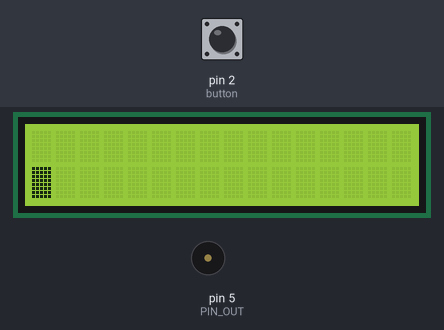
Simulated run of this sketch. Board: Arduino Uno, built with avr-gcc and run on an emulated ATmega328P. On the bench: 16×2 character LCD, buzzer (waves = sounding). The test bench sets the inputs (shaded band); at power-on: pin 2 (button) LOW. What the sketch prints to the serial monitor is not drawn.

Above: at 1.5 s.
1.6 s: pin 2 (button) pulled HIGH for 3.2 s
At 5.5 s:
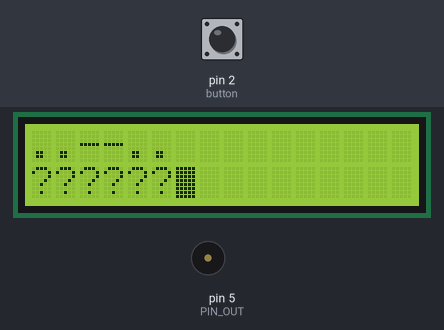
6.3 s: pin 2 (button) pulled HIGH for 0.15 s
At 7.2 s:
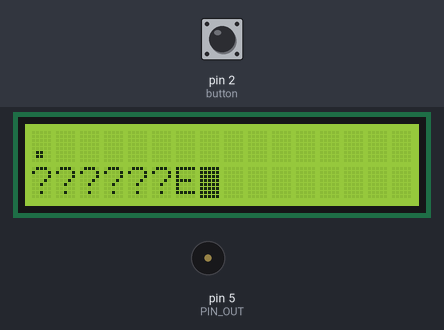
9.4 s: pin 2 (button) pulled HIGH for 1 s
At 11.2 s:
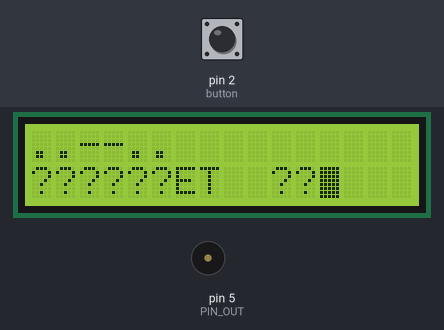
11.9 s: pin 2 (button) pulled HIGH for 0.15 s
At 13.8 s:
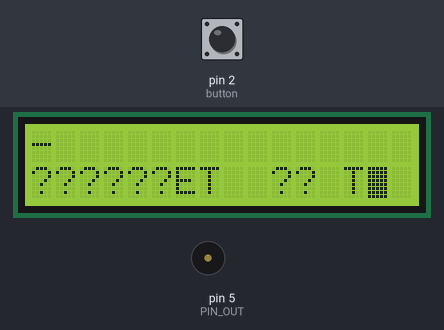
15.0 s: pin 2 (button) pulled HIGH for 0.15 s
At 16.8 s:
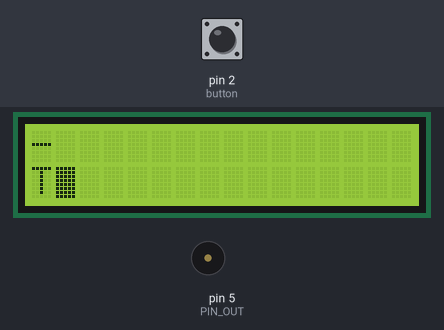
18.1 s: pin 2 (button) pulled HIGH for 3.2 s
At 22.0 s:
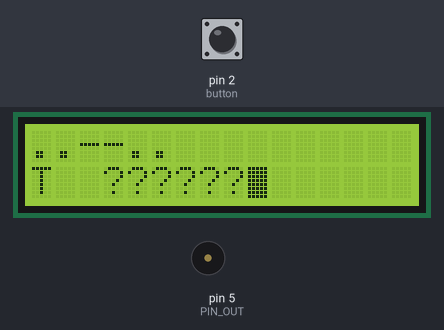
Timing chart, 0 to 23.5 s (numbered marks = the images above; inputs shaded):
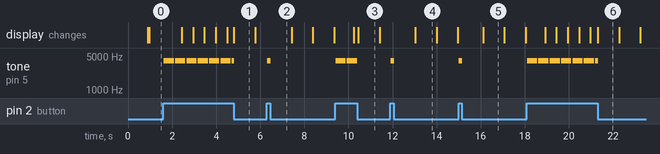

Measured:
- after the input at 1.6 s, tone on pin 5 (PIN_OUT): goes 6 × (4000 Hz 0.45 s, silent 0.06 s), 4000 Hz 0.09 s, then silent, starting at once; the display: first changes after 0.84 s (image 1 shows a later state)
- after the input at 6.3 s, tone on pin 5 (PIN_OUT): silent → 4000 Hz at once, → silent 0.15 s later
- after the input at 9.4 s, tone on pin 5 (PIN_OUT): alternates 4000 Hz for 0.45 s and silent for 0.07 s, 4 changes in all, then stays silent, starting at once; the display: first changes after 0.83 s (image 3 shows a later state)
- after the input at 11.9 s, tone on pin 5 (PIN_OUT): silent → 4000 Hz at once, → silent 0.15 s later; the display: changes after 1.1 s (image 4)
- after the input at 15.0 s, tone on pin 5 (PIN_OUT): silent → 4000 Hz at once, → silent 0.15 s later; the display: changes after 1.1 s (image 5)
- after the input at 18.1 s, tone on pin 5 (PIN_OUT): goes 6 × (4000 Hz 0.45 s, silent 0.06 s), 4000 Hz 0.12 s, then silent, starting at once; the display: first changes after 0.82 s (image 6 shows a later state)
- what the display in image 1 shows lasts 1.0 s, from 4.8 s to 5.8 s

The sketch:

Morse2Text.ino
```cpp
//Author:Igor Tryhub, 275235
#include <elapsedMillis.h>
#include <LiquidCrystal.h> //Dołączenie bilbioteki
//Define the LED Pin
#define PIN_OUT        5
//Define unit length in ms
#define UNIT_LENGTH    250

//Build a struct with the morse code mapping
static const struct {const char letter, *code;} MorseMap[] =
{
	{ 'A', ".-" },
	{ 'B', "-..." },
	{ 'C', "-.-." },
	{ 'D', "-.." },
	{ 'E', "." },
	{ 'F', "..-." },
	{ 'G', "--." },
	{ 'H', "...." },
	{ 'I', ".." },
	{ 'J', ".---" },
	{ 'K', "-.-" },
	{ 'L', ".-.." },
	{ 'M', "--" },
	{ 'N', "-." },
	{ 'O', "---" },
	{ 'P', ".--." },
	{ 'Q', "--.-" },
	{ 'R', ".-." },
	{ 'S', "..." },
	{ 'T', "-" },
	{ 'U', "..-" },
	{ 'V', "...-" },
	{ 'W', ".--" },
	{ 'X', "-..-" },
	{ 'Y', "-.--" },
	{ 'Z', "--.." },
	{ ' ', "     " }, //Gap between word, seven units

	{ '1', ".----" },
	{ '2', "..---" },
	{ '3', "...--" },
	{ '4', "....-" },
	{ '5', "....." },
	{ '6', "-...." },
	{ '7', "--..." },
	{ '8', "---.." },
	{ '9', "----." },
	{ '0', "-----" },

	{ '.', "·–·–·–" },
	{ ',', "--..--" },
	{ '?', "..--.." },
	{ '!', "-.-.--" },
	{ ':', "---..." },
	{ ';', "-.-.-." },
	{ '(', "-.--." },
	{ ')', "-.--.-" },
	{ '"', ".-..-." },
	{ '@', ".--.-." },
	{ '&', ".-..." },
};
elapsedMillis timeElapsed;
const int button = 2;
LiquidCrystal lcd(13, 12, 11, 10, 9, 8); //Informacja o podłączeniu nowego wyświetlacza
String todisplay = "";
int ind = -1;

void setup()
{
  pinMode( PIN_OUT, OUTPUT );
  pinMode( button, INPUT );
  digitalWrite( PIN_OUT, LOW );
  Serial.begin(9600);
}


void loop()
{

  String msg = collect_input();
  Serial.println(msg);
  String text_msg = decode(msg);
  todisplay += text_msg;
  ind++;
  Serial.println(todisplay);

  lcd.begin(16, 2); //Deklaracja typu
  lcd.setCursor(0, 0); //Ustawienie kursora
  lcd.print(msg); //Wyświetlenie tekstu
  lcd.setCursor(0, 1); //Ustawienie kursora
  lcd.print(todisplay.substring((ind-(ind%16))+1,ind+1)); //Wyświetlenie tekstu
  lcd.blink(); //Włącznie kursora
}

String decode(String morse)
{
  String msg = "";

    for( int i = 0; i < sizeof MorseMap / sizeof *MorseMap; ++i ){
      if( morse == MorseMap[i].code ){
        msg += MorseMap[i].letter;
        break;
      }
    }
  return msg;
}


String collect_input(void){

  String input = "";
  int sign_index = 0;
  boolean pushedButton = false;
  int count_hi = 0;
  int count_lo = 0;
  boolean dirty = false;
  char letter[8];
  Serial.println("");

  while (count_lo < 40 && sign_index < 7){
    pushedButton = digitalRead(button);
    if(pushedButton == HIGH){
      tone(PIN_OUT, 4000);
      delay(30);
      noTone(PIN_OUT);
      count_hi++;
      if(10<count_lo && count_lo<30){ //next letter
        if(dirty){
        letter[sign_index] = '\0';
        input = letter;
        break;
        }
      }
      else if(count_hi >= 15){ //error
        Serial.println("+was too long");
        input = "..--..";
        break;
      }
      dirty = true;
      count_lo=0;
    }
    else {
      delay(30);
      count_lo++;
      if(0<count_hi && count_hi<5){ //dit
        letter[sign_index] = '.';
        sign_index++;
      }
      else if(4<count_hi && count_hi<15){ //dah
        letter[sign_index] = '-';
        sign_index++;
      }
      else if(29<count_lo && count_lo<40){ //gap - next word
        if(dirty){
          letter[sign_index] = '\0';
          input = letter;
        }
        else input = "     ";
        break;
      }
      count_hi=0;
    }
  }
  if(sign_index >= 7) input = "..--.."; //error - should have been letter separator

  return input;
}
```
